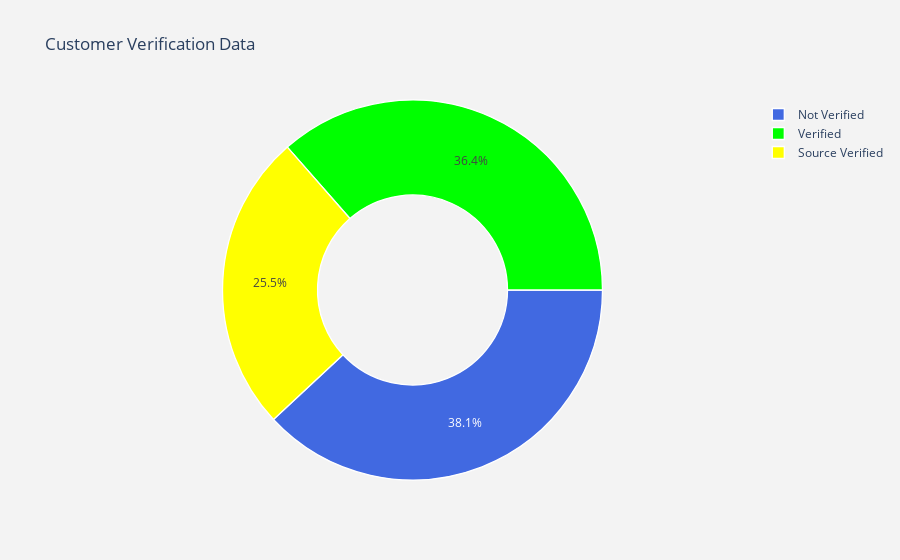

Write notebook code for a chart like this one.
### Markdown cell above
## Step 3 - Performing the EDA

### Code cell
# With the help of Customer verification data we can say that Not Verified Customers are less than Verified (Source Verified + Verified) which means that 

#labels
lab = loan_status_data_set["verification_status"].value_counts().keys().tolist()
#values
val = loan_status_data_set["verification_status"].value_counts().values.tolist()

trace = go.Pie(labels = lab ,
               values = val ,
               marker = dict(colors =  [ 'royalblue' ,'lime', 'yellow'],
                             line = dict(color = "white",
                                         width =  1.3)
                            ),
               rotation = 90,
               hoverinfo = "label+value+text",
               hole = .5
              )
layout = go.Layout(dict(title = "Customer Verification Data",
                        plot_bgcolor  = "rgb(243,243,243)",
                        paper_bgcolor = "rgb(243,243,243)",
                       )
                  )

data = [trace]
fig = go.Figure(data = data,layout = layout)
py.iplot(fig)

### Figure 1 — Plotly figure (JSON) as saved in the notebook; plotly's stock layout.template omitted (floating-point values rounded to 4 significant figures)
{"data": [{"hole": 0.5, "hoverinfo": "label+value+text", "labels": ["Not Verified", "Verified", "Source Verified"], "marker": {"colors": ["royalblue", "lime", "yellow"], "line": {"color": "white", "width": 1.3}}, "rotation": 90, "type": "pie", "values": [2142, 2051, 1434]}], "layout": {"paper_bgcolor": "rgb(243,243,243)", "plot_bgcolor": "rgb(243,243,243)", "title": {"text": "Customer Verification Data"}}}
